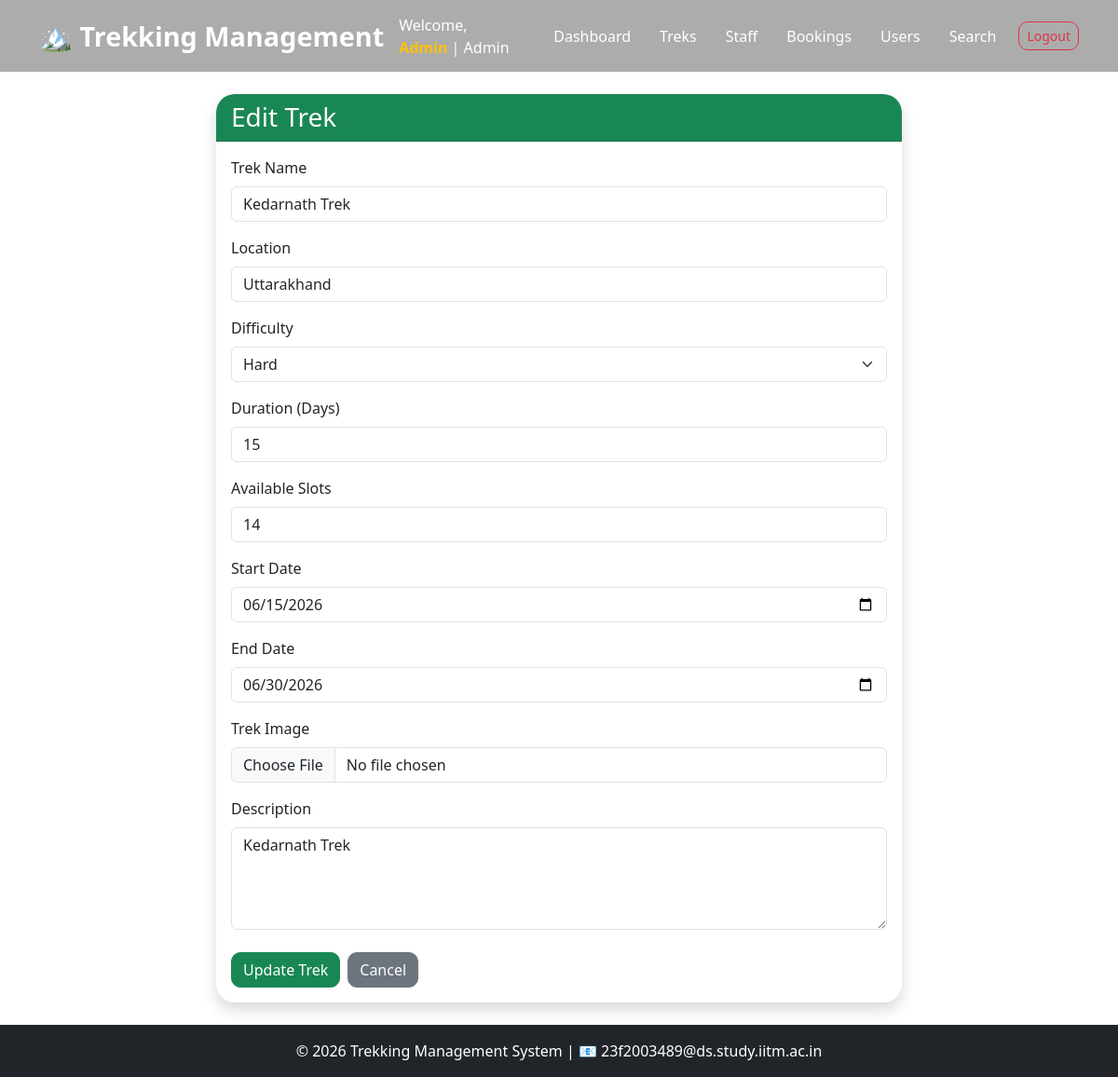
/edit-trek/1 (signed in), run on the app's committed database.
### models.py (models this page shows)
class User(UserMixin,db.Model):
    id=db.Column(db.Integer, primary_key=True)
    name=db.Column(db.String(100), nullable=False)
    email=db.Column(db.String(120), unique=True, nullable=False)
    password=db.Column(db.String(255),nullable=False)
    phone=db.Column(db.String(20))
    role=db.Column(db.String(20),nullable=False)
    status=db.Column(db.String(20), default='pending')
    created_at=db.Column(db.DateTime, default=datetime.utcnow)
    bookings=db.relationship('Booking', backref='user',lazy=True)
    assigned_treks=db.relationship('Trek',backref='staff',lazy=True)

class Trek(db.Model):
    id=db.Column(db.Integer, primary_key=True)
    trek_name=db.Column(db.String(100),nullable=False)
    location=db.Column(db.String(100),nullable=False)
    difficulty=db.Column(db.String(20))
    duration=db.Column(db.Integer)
    available_slots=db.Column(db.Integer, default=0)
    start_date=db.Column(db.Date)
    end_date=db.Column(db.Date)
    status=db.Column(db.String(20),default='open')
    description=db.Column(db.Text)
    assigned_staff_id=db.Column(db.Integer,db.ForeignKey('user.id'))
    bookings=db.relationship('Booking',backref='trek',lazy=True)
    image=db.Column(db.String(200),nullable=True)

### app.py (the view, shortened to what this page needs)
@app.route('/edit-trek/<int:trek_id>', methods=['GET', 'POST'])
@login_required
def edit_trek(trek_id):
    if current_user.role != 'admin':
        return "Access Denied"
    trek = Trek.query.get_or_404(trek_id)
    return render_template('admin/edit_trek.html',trek=trek)

### app.py (called while the page is built)
@login_manager.user_loader
def load_user(user_id):
    return db.session.get(User, int(user_id))

### templates/admin/edit_trek.html (shortened to what this page needs)
{% extends "base.html" %}
{% block content %}
<div class="container py-4">
<div class="row justify-content-center">
    <div class="col-md-8">
        <div class="card shadow">
            <div class="card-header bg-success text-white">
                <h3 class="mb-0">
                    Edit Trek
                </h3>
            </div>
            <div class="card-body">
                <form method="POST" enctype="multipart/form-data">
                    <div class="mb-3">
                        <label class="form-label">
                            Trek Name
                        </label>
                        <input type="text"
                               name="trek_name"
                               class="form-control"
                               value="{{ trek.trek_name }}"
                               required>
                    </div>
                    <div class="mb-3">
                        <label class="form-label">
                            Location
                        </label>
                        <input type="text"
                               name="location"
                               class="form-control"
                               value="{{ trek.location }}"
                               required>
                    </div>
                    <div class="mb-3">
                        <label class="form-label">
                            Difficulty
                        </label>
                        <select name="difficulty"
                                class="form-select">
                            <option value="Hard"
                                {% if trek.difficulty == 'Hard' %}selected{% endif %}>
                                Hard
                            </option>
                        </select>
                    </div>
                    <div class="mb-3">
                        <label class="form-label">
                            Duration (Days)
                        </label>
                        <input type="number"
                               name="duration"
                               class="form-control"
                               value="{{ trek.duration }}"
                               min="1"
                               required>
                    </div>
                    <div class="mb-3">
                        <label class="form-label">
                            Available Slots
                        </label>
                        <input type="number"
                               name="available_slots"
                               class="form-control"
                               value="{{ trek.available_slots }}"
                               min="0"
                               required>
                    </div>
                    <div class="mb-3">
                        <label class="form-label">
                            Start Date
                        </label>
                        <input type="date"
                               name="start_date"
                               class="form-control"
                               value="{{ trek.start_date }}"
                               required>
                    </div>
                    <div class="mb-3">
                        <label class="form-label">
                            End Date
                        </label>
                        <input type="date"
                               name="end_date"
                               class="form-control"
                               value="{{ trek.end_date }}"
                               required>
                    </div>
                    <div class="mb-3">
                        <label class="form-label">
                            Trek Image
                        </label>
                        <input  type="file"
                                name="image"
                                class="form-control"
                                accept="image/*">
                    </div>
                    <div class="mb-4">
                        <label class="form-label">
                            Description
                        </label>
                        <textarea name="description"
                                  class="form-control"
                                  rows="4">{{ trek.description }}</textarea>
                    </div>
                    <div class="d-flex gap-2">
                        <button type="submit"
                                class="btn btn-success">
                            Update Trek
                        </button>
                        <a href="/admin-treks"
                           class="btn btn-secondary">
                            Cancel
                        </a>
                    </div>
                </form>
            </div>
        </div>
    </div>
</div>
</div>
{% endblock %}

### templates/base.html (shortened to what this page needs)
<!DOCTYPE html>
<html lang="en">
<head>
    <link href="https://cdn.jsdelivr.net/npm/bootstrap@5.3.3/dist/css/bootstrap.min.css"
          rel="stylesheet">
    <link rel="stylesheet"
          href="https://cdn.jsdelivr.net/npm/bootstrap-icons@1.11.3/font/bootstrap-icons.min.css">
    <link rel="stylesheet"
          href="{{ url_for('static', filename='css/style.css') }}">
</head>
<body class="d-flex flex-column min-vh-100">
<nav class="navbar navbar-expand-lg navbar-dark fixed-top custom-navbar">
    <div class="container">
        <a class="navbar-brand fw-bold" href="/">
            🏔️ Trekking Management
        </a>
        <div class="collapse navbar-collapse"
             id="navbarNav">
            <ul class="navbar-nav ms-auto align-items-lg-center">
                {% if current_user.is_authenticated %}
                    <li class="nav-item me-3">
                        <span class="navbar-text">
                            Welcome,
                            <strong class="text-warning">
                            </strong>
                            |
                            {{ current_user.role|title }}
                        </span>
                    </li>
                    {% if current_user.role == 'admin' %}
                        <li class="nav-item">
                            <a class="nav-link" href="/admin-dashboard">
                                Dashboard
                            </a>
                        </li>
                        <li class="nav-item">
                            <a class="nav-link" href="/admin-treks">
                                Treks
                            </a>
                        </li>
                        <li class="nav-item">
                            <a class="nav-link" href="/admin/staff">
                                Staff
                            </a>
                        </li>
                        <li class="nav-item">
                            <a class="nav-link" href="/admin/bookings">
                                Bookings
                            </a>
                        </li>
                        <li class="nav-item">
                            <a class="nav-link" href="/admin/users">
                                Users
                            </a>
                        </li>
                        <li class="nav-item">
                            <a class="nav-link" href="/admin/search">
                                Search
                            </a>
                        </li>
                        <li class="nav-item ms-lg-3">
                            <a class="btn btn-outline-danger btn-sm"
                               href="/logout">
                                Logout
                            </a>
                        </li>
                    {% endif %}
                {% endif %}
            </ul>
        </div>
    </div>
</nav>
<main class="flex-grow-1 page-content">
    {% block content %}
    {% endblock %}
</main>
<footer class="bg-dark text-white text-center py-3 mt-auto">
    <div class="container">
        <p class="mb-0">
            © 2026 Trekking Management System
            |
            📧 23f2003489@ds.study.iitm.ac.in
        </p>
    </div>
</footer>
</body>
</html>

### static/css/style.css (style rules this page uses)
html, body { height:100%; }
body { background:#ffffff; font-family:'Segoe UI',Tahoma,Geneva,Verdana,sans-serif; color:#333; overflow-x:hidden; }
.custom-navbar { background:rgba(18,18,18,.35); backdrop-filter:blur(15px); -webkit-backdrop-filter:blur(15px); transition:.4s; padding:12px 0; }
.custom-navbar .navbar-brand { font-size:1.8rem; font-weight:700; color:#fff !important; }
.custom-navbar .nav-link { color:#fff !important; font-weight:500; margin-left:15px; transition:.3s; }
.navbar-text { color:#fff !important; }
.btn { border-radius:10px; transition:.3s; }
.card { border:none; border-radius:20px; overflow:hidden; box-shadow:0 10px 30px rgba(0,0,0,.08); transition:.35s; }
footer { background:#111; color:white; padding:20px; }
.page-content { padding-top:77px; }
.custom-navbar { min-height:75px; }
.btn { transition: all 0.3s ease; }

### data on the page
User: role "Admin"
Trek: trek_name "Kedarnath Trek", location "Uttarakhand", difficulty "Hard", duration "15", available_slots "14", start_date "06/15/2026", end_date "06/30/2026", description "Kedarnath Trek"
